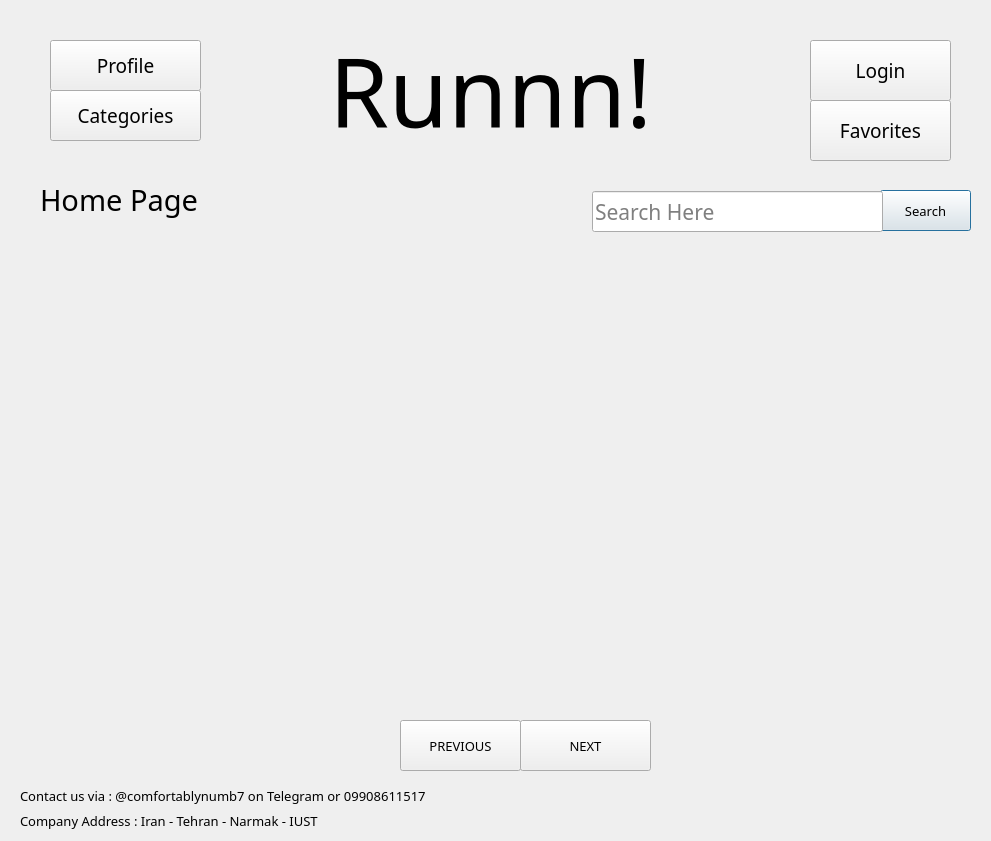
<?xml version="1.0" encoding="UTF-8"?>
<ui version="4.0">
 <class>Runnn</class>
 <widget class="QDialog" name="Runnn">
  <property name="geometry">
   <rect>
    <x>0</x>
    <y>0</y>
    <width>991</width>
    <height>841</height>
   </rect>
  </property>
  <property name="font">
   <font>
    <family>Pristina</family>
    <pointsize>16</pointsize>
   </font>
  </property>
  <property name="windowTitle">
   <string>Dialog</string>
  </property>
  <widget class="QLabel" name="label_2">
   <property name="geometry">
    <rect>
     <x>300</x>
     <y>30</y>
     <width>381</width>
     <height>121</height>
    </rect>
   </property>
   <property name="palette">
    <palette>
     <active>
      <colorrole role="WindowText">
       <brush brushstyle="SolidPattern">
        <color alpha="255">
         <red>0</red>
         <green>0</green>
         <blue>0</blue>
        </color>
       </brush>
      </colorrole>
     </active>
     <inactive>
      <colorrole role="WindowText">
       <brush brushstyle="SolidPattern">
        <color alpha="255">
         <red>0</red>
         <green>0</green>
         <blue>0</blue>
        </color>
       </brush>
      </colorrole>
     </inactive>
     <disabled>
      <colorrole role="WindowText">
       <brush brushstyle="SolidPattern">
        <color alpha="255">
         <red>120</red>
         <green>120</green>
         <blue>120</blue>
        </color>
       </brush>
      </colorrole>
     </disabled>
    </palette>
   </property>
   <property name="font">
    <font>
     <family>Pristina</family>
     <pointsize>72</pointsize>
     <weight>50</weight>
     <bold>false</bold>
    </font>
   </property>
   <property name="text">
    <string>Runnn!</string>
   </property>
   <property name="alignment">
    <set>Qt::AlignCenter</set>
   </property>
  </widget>
  <widget class="QLabel" name="label">
   <property name="geometry">
    <rect>
     <x>40</x>
     <y>180</y>
     <width>241</width>
     <height>71</height>
    </rect>
   </property>
   <property name="font">
    <font>
     <family>Cooper Black</family>
     <pointsize>22</pointsize>
     <weight>50</weight>
     <bold>false</bold>
    </font>
   </property>
   <property name="text">
    <string>Home Page</string>
   </property>
   <property name="alignment">
    <set>Qt::AlignLeading|Qt::AlignLeft|Qt::AlignTop</set>
   </property>
  </widget>
  <widget class="QPushButton" name="SearchButton">
   <property name="geometry">
    <rect>
     <x>880</x>
     <y>190</y>
     <width>91</width>
     <height>41</height>
    </rect>
   </property>
   <property name="font">
    <font>
     <family>Cooper Black</family>
     <pointsize>10</pointsize>
    </font>
   </property>
   <property name="text">
    <string>Search</string>
   </property>
  </widget>
  <widget class="QLabel" name="photo1">
   <property name="geometry">
    <rect>
     <x>150</x>
     <y>300</y>
     <width>711</width>
     <height>411</height>
    </rect>
   </property>
   <property name="text">
    <string/>
   </property>
   <property name="pixmap">
    <pixmap>Images/tv.png</pixmap>
   </property>
   <property name="scaledContents">
    <bool>true</bool>
   </property>
  </widget>
  <widget class="QPushButton" name="previous">
   <property name="geometry">
    <rect>
     <x>400</x>
     <y>720</y>
     <width>121</width>
     <height>51</height>
    </rect>
   </property>
   <property name="font">
    <font>
     <family>Cooper Black</family>
     <pointsize>10</pointsize>
    </font>
   </property>
   <property name="text">
    <string>PREVIOUS</string>
   </property>
  </widget>
  <widget class="QPushButton" name="next">
   <property name="geometry">
    <rect>
     <x>520</x>
     <y>720</y>
     <width>131</width>
     <height>51</height>
    </rect>
   </property>
   <property name="font">
    <font>
     <family>Cooper Black</family>
     <pointsize>10</pointsize>
    </font>
   </property>
   <property name="text">
    <string>NEXT</string>
   </property>
  </widget>
  <widget class="QLabel" name="label_3">
   <property name="geometry">
    <rect>
     <x>20</x>
     <y>770</y>
     <width>761</width>
     <height>51</height>
    </rect>
   </property>
   <property name="font">
    <font>
     <family>Cooper Black</family>
     <pointsize>10</pointsize>
    </font>
   </property>
   <property name="text">
    <string>Contact us via : @comfortablynumb7 on Telegram or 09908611517                                                                                          </string>
   </property>
  </widget>
  <widget class="QLabel" name="label_4">
   <property name="geometry">
    <rect>
     <x>20</x>
     <y>770</y>
     <width>741</width>
     <height>101</height>
    </rect>
   </property>
   <property name="font">
    <font>
     <family>Cooper Black</family>
     <pointsize>10</pointsize>
    </font>
   </property>
   <property name="text">
    <string>Company Address : Iran - Tehran - Narmak - IUST </string>
   </property>
  </widget>
  <widget class="QPushButton" name="CategoriesButton">
   <property name="geometry">
    <rect>
     <x>50</x>
     <y>90</y>
     <width>151</width>
     <height>51</height>
    </rect>
   </property>
   <property name="font">
    <font>
     <family>Cooper Black</family>
     <pointsize>14</pointsize>
    </font>
   </property>
   <property name="text">
    <string>Categories</string>
   </property>
  </widget>
  <widget class="QPushButton" name="LoginButton">
   <property name="geometry">
    <rect>
     <x>810</x>
     <y>40</y>
     <width>141</width>
     <height>61</height>
    </rect>
   </property>
   <property name="font">
    <font>
     <family>Cooper Black</family>
     <pointsize>14</pointsize>
    </font>
   </property>
   <property name="text">
    <string>Login</string>
   </property>
  </widget>
  <widget class="QPushButton" name="ProfileButton">
   <property name="geometry">
    <rect>
     <x>50</x>
     <y>40</y>
     <width>151</width>
     <height>51</height>
    </rect>
   </property>
   <property name="font">
    <font>
     <family>Cooper Black</family>
     <pointsize>14</pointsize>
    </font>
   </property>
   <property name="text">
    <string>Profile</string>
   </property>
  </widget>
  <widget class="QPushButton" name="FavoritesButton">
   <property name="geometry">
    <rect>
     <x>810</x>
     <y>100</y>
     <width>141</width>
     <height>61</height>
    </rect>
   </property>
   <property name="font">
    <font>
     <family>Cooper Black</family>
     <pointsize>14</pointsize>
    </font>
   </property>
   <property name="text">
    <string>Favorites</string>
   </property>
  </widget>
  <widget class="QLineEdit" name="SearchBox">
   <property name="geometry">
    <rect>
     <x>592</x>
     <y>191</y>
     <width>291</width>
     <height>41</height>
    </rect>
   </property>
   <property name="placeholderText">
    <string>Search Here</string>
   </property>
  </widget>
 </widget>
 <resources/>
 <connections/>
</ui>
